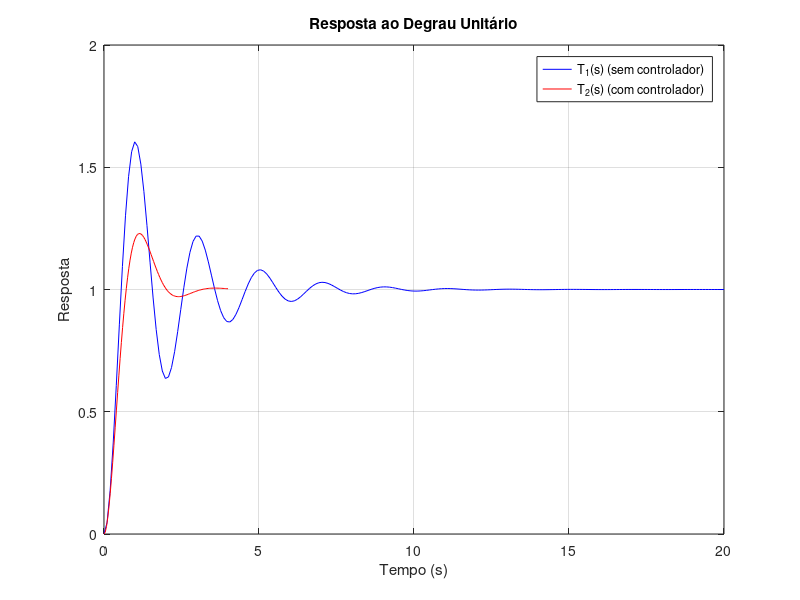
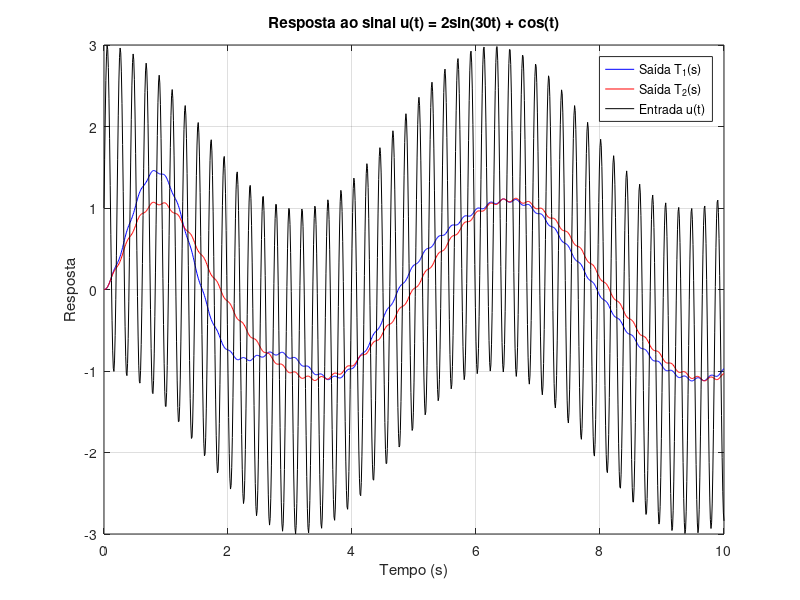

These figures' MATLAB source, in order:
% Pacote de controle necessário no Octave
pkg load control;

% Definição da variável de Laplace
s = tf('s');

% Definição das funções de transferência
P = 10 / (s*(s + 1)); 
K = 1.05 * ((s + 1.5) / (s + 3.75));
H = 1;


fprintf('BEGIN ITEM a) ----------------------------------------------------------\n');
% a) T1(s) formada com P(s) e realimentação unitária negativa (H(s) = 1)
T1 = feedback(P, H)

polos_T1 = pole(T1)

zeros_T1 = zero(T1)

fprintf('END ITEM a) ------------------------------------------------------------\n');


fprintf('\nBEGIN ITEM b) ----------------------------------------------------------\n');
% b) T2(s) formada com P(s), K(s) e realimentação unitária negativa (H(s) = 1)
T2 = minreal(feedback(P * K, H)) % minreal para simplificar a função de transferência, eliminando termos que se cancelam

polos_T2 = pole(T2)

zeros_T2 = zero(T2)

fprintf('END ITEM b) ------------------------------------------------------------\n');


fprintf('\nBEGIN ITEM c) ----------------------------------------------------------\n');
% c) Comparar as respostas ao degrau unitário de T1 e T2

[y1_deg, t1_deg] = step(T1);
[y2_deg, t2_deg] = step(T2);

figure,plot(t1_deg, y1_deg, 'b', t2_deg, y2_deg, 'r');
title('Resposta ao Degrau Unitário');
xlabel('Tempo (s)');
ylabel('Resposta');
legend('T_1(s) (sem controlador)', 'T_2(s) (com controlador)');
grid on;

fprintf('Grafico da resposta ao degrau unitário gerado.\n');

fprintf('END ITEM c) ------------------------------------------------------------\n');

fprintf('\nBEGIN ITEM d) ----------------------------------------------------------\n');

t = 0:0.01:10; % Vetor de tempo de 0 a 10s
u = 2 * sin(30 * t) + cos(t); % sinal de entrada u(t)

y1 = lsim(T1, u, t);
y2 = lsim(T2, u, t);

figure,plot(t, y1, 'b', t, y2, 'r', t, u, 'k');
title('Resposta ao sinal u(t) = 2sin(30t) + cos(t)');
xlabel('Tempo (s)');
ylabel('Resposta');
legend('Saída T_1(s)', 'Saída T_2(s)', 'Entrada u(t)');
grid on;

fprintf('Grafico da resposta ao sinal u(t) = 2sin(30t) + cos(t) gerado.\n');

fprintf('END ITEM d) ------------------------------------------------------------\n');
